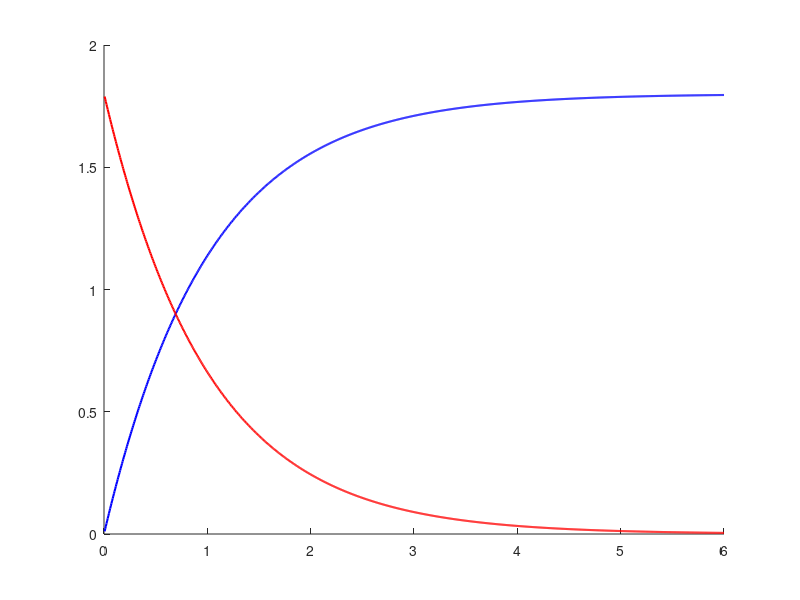

Source code (MATLAB): (Note: this script raises an error after producing the figure.)
x = linspace(0, 6, 1000);

% RC charge curve: y = 1.8 - e^(-(x - ln(1.8)))
y_charge = 1.8 - exp(-(x - log(1.8)));
y_charge(y_charge <= 0 | y_charge >= 1.8) = NaN;

% RC discharge curve: y = 1.8 * e^(-x)
y_discharge = 1.8 * exp(-x);
y_discharge(y_discharge <= 0 | y_discharge >= 1.8) = NaN;

% Threshold lines
y_high = 1.1;
y_low  = 0.7;

% Plot
figure;
hold on;
plot(x, y_charge,    'b', 'LineWidth', 1.5);
plot(x, y_discharge, 'r', 'LineWidth', 1.5);
yline(y_high,  'k--', 'LineWidth', 1.5, 'Label', 'V_H', 'DisplayName', 'V_H');
yline(y_low,  'k:',  'LineWidth', 1.5, 'Label', 'V_L', 'DisplayName', 'V_L');
hold off;

xlabel('Time (RC)');
ylabel('Voltage');
title('RC Charge and Discharge Curves');
legend('Charge', 'Discharge', 'V_H = 0.8', 'V_L = 0.4');
grid on;
